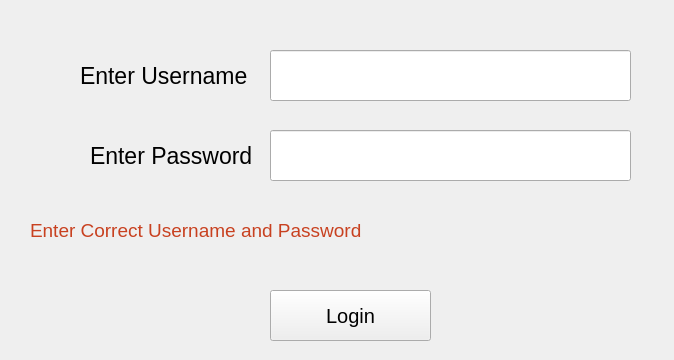
<?xml version="1.0" encoding="UTF-8"?>
<ui version="4.0">
 <class>Form</class>
 <widget class="QWidget" name="Form">
  <property name="geometry">
   <rect>
    <x>0</x>
    <y>0</y>
    <width>674</width>
    <height>360</height>
   </rect>
  </property>
  <property name="windowTitle">
   <string>Form</string>
  </property>
  <widget class="QPushButton" name="pushButton">
   <property name="geometry">
    <rect>
     <x>270</x>
     <y>290</y>
     <width>161</width>
     <height>51</height>
    </rect>
   </property>
   <property name="font">
    <font>
     <pointsize>15</pointsize>
    </font>
   </property>
   <property name="text">
    <string>Login</string>
   </property>
  </widget>
  <widget class="QLineEdit" name="lineEdit">
   <property name="geometry">
    <rect>
     <x>270</x>
     <y>50</y>
     <width>361</width>
     <height>51</height>
    </rect>
   </property>
   <property name="font">
    <font>
     <family>Segoe UI Light</family>
     <pointsize>17</pointsize>
    </font>
   </property>
   <property name="text">
    <string/>
   </property>
  </widget>
  <widget class="QLabel" name="label">
   <property name="geometry">
    <rect>
     <x>30</x>
     <y>210</y>
     <width>571</width>
     <height>41</height>
    </rect>
   </property>
   <property name="font">
    <font>
     <pointsize>14</pointsize>
    </font>
   </property>
   <property name="styleSheet">
    <string notr="true">color: rgb(255, 0, 0);
color: rgb(200, 65, 32);</string>
   </property>
   <property name="text">
    <string>Enter Correct Username and Password</string>
   </property>
  </widget>
  <widget class="QLineEdit" name="lineEdit_2">
   <property name="geometry">
    <rect>
     <x>270</x>
     <y>130</y>
     <width>361</width>
     <height>51</height>
    </rect>
   </property>
   <property name="font">
    <font>
     <family>Segoe UI Light</family>
     <pointsize>17</pointsize>
    </font>
   </property>
   <property name="text">
    <string/>
   </property>
   <property name="echoMode">
    <enum>QLineEdit::Password</enum>
   </property>
  </widget>
  <widget class="QLabel" name="label_2">
   <property name="geometry">
    <rect>
     <x>80</x>
     <y>60</y>
     <width>171</width>
     <height>31</height>
    </rect>
   </property>
   <property name="font">
    <font>
     <family>Segoe UI</family>
     <pointsize>17</pointsize>
    </font>
   </property>
   <property name="text">
    <string>Enter Username</string>
   </property>
  </widget>
  <widget class="QLabel" name="label_3">
   <property name="geometry">
    <rect>
     <x>90</x>
     <y>140</y>
     <width>171</width>
     <height>31</height>
    </rect>
   </property>
   <property name="font">
    <font>
     <family>Segoe UI</family>
     <pointsize>17</pointsize>
    </font>
   </property>
   <property name="text">
    <string>Enter Password</string>
   </property>
  </widget>
 </widget>
 <resources/>
 <connections/>
</ui>
